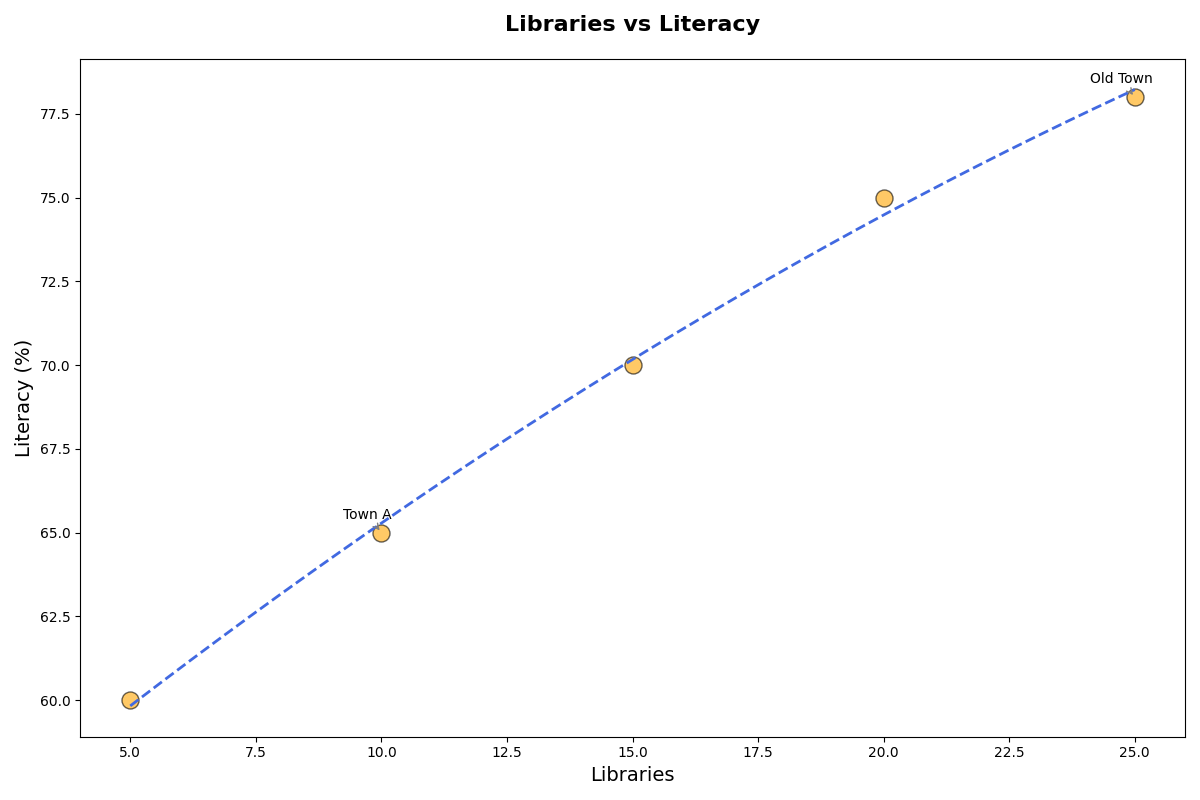

Recreate this plot in Python.
import matplotlib.pyplot as plt
import numpy as np

libraries = np.array([5, 10, 15, 20, 25])
literacy_rates = np.array([60, 65, 70, 75, 78])

fig, ax = plt.subplots(figsize=(12, 8))

scatter = ax.scatter(libraries, literacy_rates, color='orange', edgecolor='black', s=150, alpha=0.6)

def quadratic(x, a, b, c):
    return a*x**2 + b*x + c

params = np.polyfit(libraries, literacy_rates, 2)
x_smooth = np.linspace(min(libraries), max(libraries), 300)
y_smooth = quadratic(x_smooth, *params)

ax.plot(x_smooth, y_smooth, linestyle='--', color='royalblue', linewidth=2)

plt.title('Libraries vs Literacy', fontsize=16, fontweight='bold', pad=20)
plt.xlabel('Libraries', fontsize=14)
plt.ylabel('Literacy (%)', fontsize=14)

highlight_libraries = [10, 25]
highlight_labels = ['Town A', 'Old Town']
for lib, label in zip(highlight_libraries, highlight_labels):
    index = np.where(libraries == lib)[0][0]
    ax.annotate(label, (libraries[index], literacy_rates[index]), textcoords="offset points", xytext=(-10,10), ha='center', fontsize=10, arrowprops=dict(arrowstyle='->', color='gray'))

plt.tight_layout()

plt.show()
